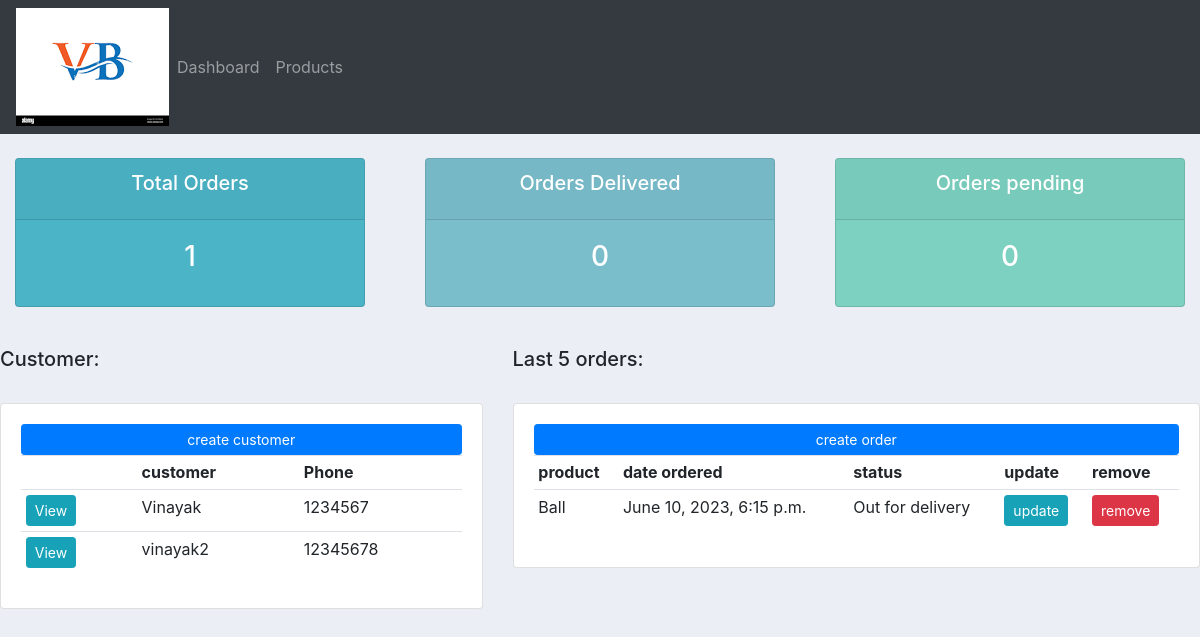
The page / on the database its author committed.
### accounts/models.py (models this page shows, shortened)
class Customer(models.Model):
    name = models.CharField(max_length=200,null=True)
    phone = models.CharField(max_length=200,null=True)
    email = models.CharField(max_length=200,null=True)
    date_created = models.DateTimeField(auto_now_add=True,null=True)
    def __str__(self):
        return self.name

class Order(models.Model):
    status = (
        ('pending','pending'),
        ('Out for delivery','Out for delivery'),
        ('Delivered','Delivered'),
    )
    customer = models.ForeignKey(Customer , null=True , on_delete = models.SET_NULL)
    product = models.ForeignKey(Product , null=True , on_delete = models.SET_NULL)
    date_created = models.DateTimeField(auto_now_add=True,null=True)
    status = models.CharField(max_length=200,null=True,choices=status)

class Product(models.Model):
    category = (
        ('Indoor','Indoor'),
        ('out door','out door')
    )
    name= models.CharField(max_length=200,null=True)
    price = models.FloatField(max_length=200,null=True)
    category = models.CharField(max_length=200,null=True,choices=category)
    description = models.CharField(max_length=200,null=True ,blank=True)
    date_created = models.DateTimeField(auto_now_add=True,null=True)
    Tag = models.ManyToManyField(Tag)
    def __str__(self):
        return self.name

### accounts/views.py (the view)
# urls.py: path('', home , name="home"),
def home(request):
    print("comingnge")
    orders = Order.objects.all()
    customers = Customer.objects.all()
    customers_count = customers.count()
    orders_count = orders.count()
    orders_delivered = orders.filter(status="Delivered").count()
    orders_pending = orders.filter(status="pending").count()
    print("sf",customers)
    context = {
        "orders":orders,
        "customers":customers,
        "orders_count":orders_count,
        "orders_delivered":orders_delivered,
        "orders_pending":orders_pending,
    }
    return render(request,"accounts/dashboard.html",context)

### accounts/templates/accounts/dashboard.html
{% extends "accounts/main.html" %}
{% block content %}
{% include "accounts/status.html" %}
<br>
<div class = "row">
    <div class = "col-md-5">
        <h5>Customer:</h5>
        <br>
        <div class = "card card-body">
            <a class = "btn btn-primary btn-sm btn-block" href="" >create customer</a>
            <table class = "table table-sm">
                <tr>
                    <th></th>
                    <th>customer</th>
                    <th>Phone</th>
                </tr>
                {% for customer in customers %}
                <tr>
                    <td><a class="btn btn-sm btn-info" href="{% url 'customer' customer.id %}">View</a></td>
                    <td>{{customer.name}}</td>
                    <td>{{customer.phone}}</td>
                </tr>
                {% endfor %}
            </table>
        </div>
    </div>
    <div class = "col-md-7">
        <h5>Last 5 orders:</h5>
        <br>
        <div class = "card card-body">
            <a class = "btn btn-primary btn-sm btn-block" href="{% url 'createOrder' %}" >create order</a>
            <table class = "table table-sm">
                <tr>
                    <th>product</th>
                    <th>date ordered</th>
                    <th>status</th>
                    <th>update</th>
                    <th>remove</th>
                </tr>
                {% for i in orders %}
                <tr>
                    <td>{{i.product}}</td>
                    <td>{{i.date_created}}</td>
                    <td>{{i.status}}</td>
                    <td ><a class = "btn btn-sm btn-info" href="{% url 'updateOrder' i.id %}">update</a></td>
                    <td><a class = "btn btn-sm btn-danger" href="{% url 'deleteOrder' i.id %}">remove</a></td>
                </tr>
                {% endfor %}
            </table>
        </div>
    </div>
</div>
{% endblock %}

### static/css/main.css (style rules this page uses)
body { background-color: #ebeff5; }

### rows shown on the page
Customer: name "Vinayak", phone "1234567"
Customer: name "vinayak2", phone "12345678"
Order: product "Ball", date_created "June 10, 2023, 6:15 p.m.", status "Out for delivery"

### other values the page prints
{{ orders_count }} "1"
{{ orders_delivered }} "0"
{{ orders_pending }} "0"
